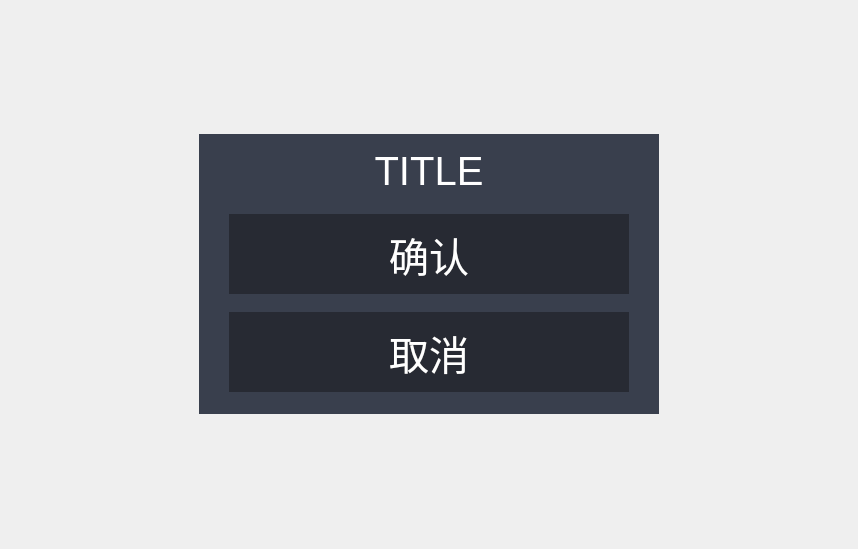
<?xml version="1.0" encoding="UTF-8"?>
<ui version="4.0">
 <class>ConfirmDialog</class>
 <widget class="QDialog" name="ConfirmDialog">
  <property name="geometry">
   <rect>
    <x>0</x>
    <y>0</y>
    <width>858</width>
    <height>549</height>
   </rect>
  </property>
  <property name="windowTitle">
   <string>Dialog</string>
  </property>
  <layout class="QHBoxLayout" name="horizontalLayout">
   <property name="spacing">
    <number>4</number>
   </property>
   <property name="leftMargin">
    <number>0</number>
   </property>
   <property name="topMargin">
    <number>0</number>
   </property>
   <property name="rightMargin">
    <number>0</number>
   </property>
   <property name="bottomMargin">
    <number>0</number>
   </property>
   <item>
    <widget class="QWidget" name="container" native="true">
     <property name="minimumSize">
      <size>
       <width>460</width>
       <height>280</height>
      </size>
     </property>
     <property name="maximumSize">
      <size>
       <width>460</width>
       <height>280</height>
      </size>
     </property>
     <property name="styleSheet">
      <string notr="true">#container {
	background-color:rgba(57, 63, 77, 1);
}

#title {
	color: rgb(255, 255, 255);
font-size: 40px;
}

QPushButton {
	background-color: rgba(39, 42, 51, 1);
	color: rgb(255, 255, 255);
    border:0px;
	font-size: 40px;
}

QPushButton::pressed{
	background-color: rgba(255, 255, 255, 1);
	color: rgb(0, 0, 0);
    border:0px;
	font-size: 40px;
}</string>
     </property>
     <layout class="QVBoxLayout" name="verticalLayout">
      <property name="leftMargin">
       <number>10</number>
      </property>
      <property name="topMargin">
       <number>0</number>
      </property>
      <property name="rightMargin">
       <number>10</number>
      </property>
      <property name="bottomMargin">
       <number>10</number>
      </property>
      <item>
       <widget class="QLabel" name="title">
        <property name="sizePolicy">
         <sizepolicy hsizetype="Preferred" vsizetype="Fixed">
          <horstretch>0</horstretch>
          <verstretch>0</verstretch>
         </sizepolicy>
        </property>
        <property name="minimumSize">
         <size>
          <width>0</width>
          <height>50</height>
         </size>
        </property>
        <property name="text">
         <string>TITLE</string>
        </property>
        <property name="alignment">
         <set>Qt::AlignCenter</set>
        </property>
       </widget>
      </item>
      <item alignment="Qt::AlignHCenter">
       <widget class="QPushButton" name="accept_btn">
        <property name="sizePolicy">
         <sizepolicy hsizetype="Minimum" vsizetype="Fixed">
          <horstretch>0</horstretch>
          <verstretch>0</verstretch>
         </sizepolicy>
        </property>
        <property name="minimumSize">
         <size>
          <width>400</width>
          <height>50</height>
         </size>
        </property>
        <property name="maximumSize">
         <size>
          <width>400</width>
          <height>80</height>
         </size>
        </property>
        <property name="text">
         <string>确认</string>
        </property>
       </widget>
      </item>
      <item alignment="Qt::AlignHCenter">
       <widget class="QPushButton" name="reject_btn">
        <property name="sizePolicy">
         <sizepolicy hsizetype="Minimum" vsizetype="Fixed">
          <horstretch>0</horstretch>
          <verstretch>0</verstretch>
         </sizepolicy>
        </property>
        <property name="minimumSize">
         <size>
          <width>400</width>
          <height>50</height>
         </size>
        </property>
        <property name="maximumSize">
         <size>
          <width>400</width>
          <height>80</height>
         </size>
        </property>
        <property name="text">
         <string>取消</string>
        </property>
       </widget>
      </item>
     </layout>
    </widget>
   </item>
  </layout>
 </widget>
 <resources/>
 <connections>
  <connection>
   <sender>accept_btn</sender>
   <signal>clicked()</signal>
   <receiver>ConfirmDialog</receiver>
   <slot>accept()</slot>
   <hints>
    <hint type="sourcelabel">
     <x>193</x>
     <y>110</y>
    </hint>
    <hint type="destinationlabel">
     <x>-36</x>
     <y>112</y>
    </hint>
   </hints>
  </connection>
  <connection>
   <sender>reject_btn</sender>
   <signal>clicked()</signal>
   <receiver>ConfirmDialog</receiver>
   <slot>reject()</slot>
   <hints>
    <hint type="sourcelabel">
     <x>118</x>
     <y>168</y>
    </hint>
    <hint type="destinationlabel">
     <x>-111</x>
     <y>148</y>
    </hint>
   </hints>
  </connection>
 </connections>
</ui>
